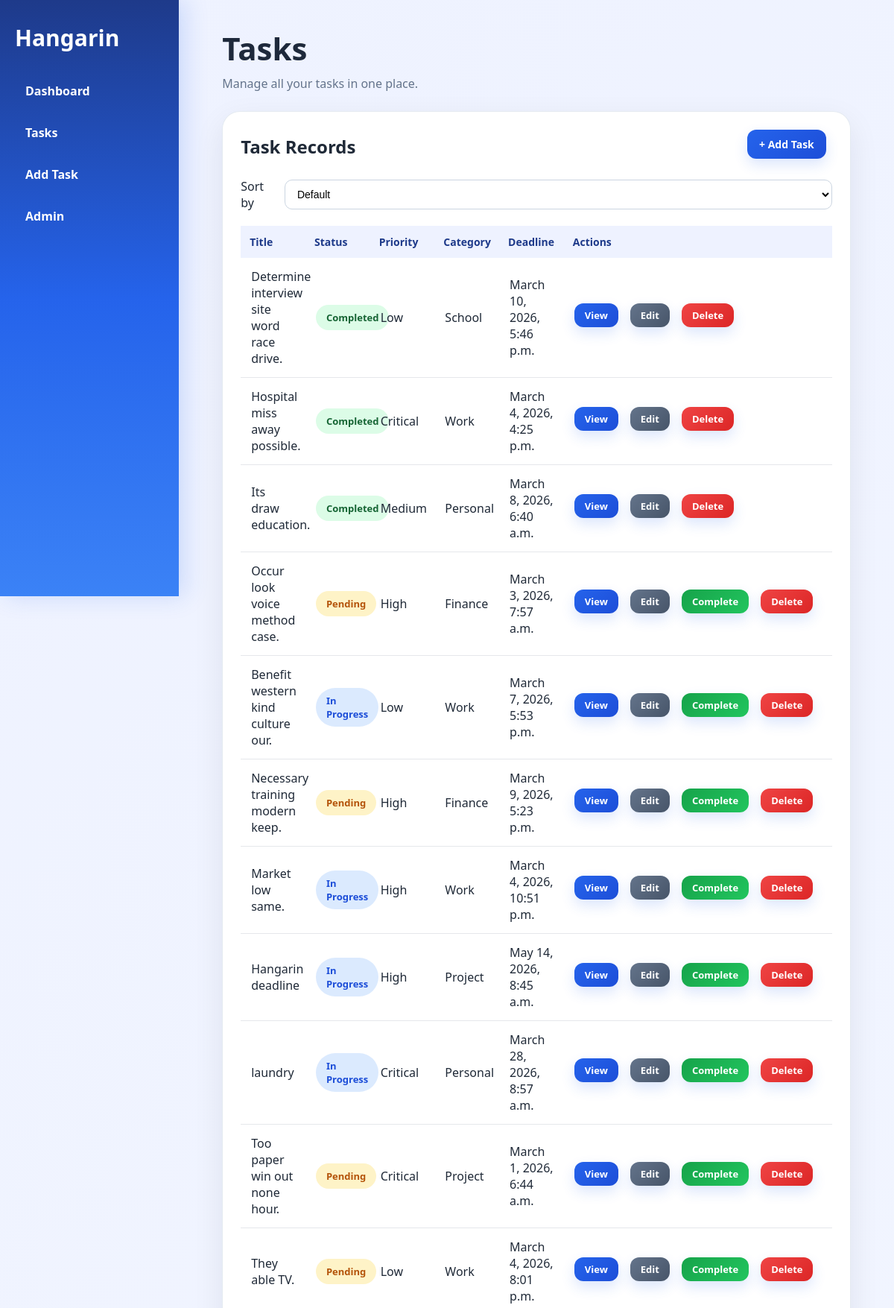
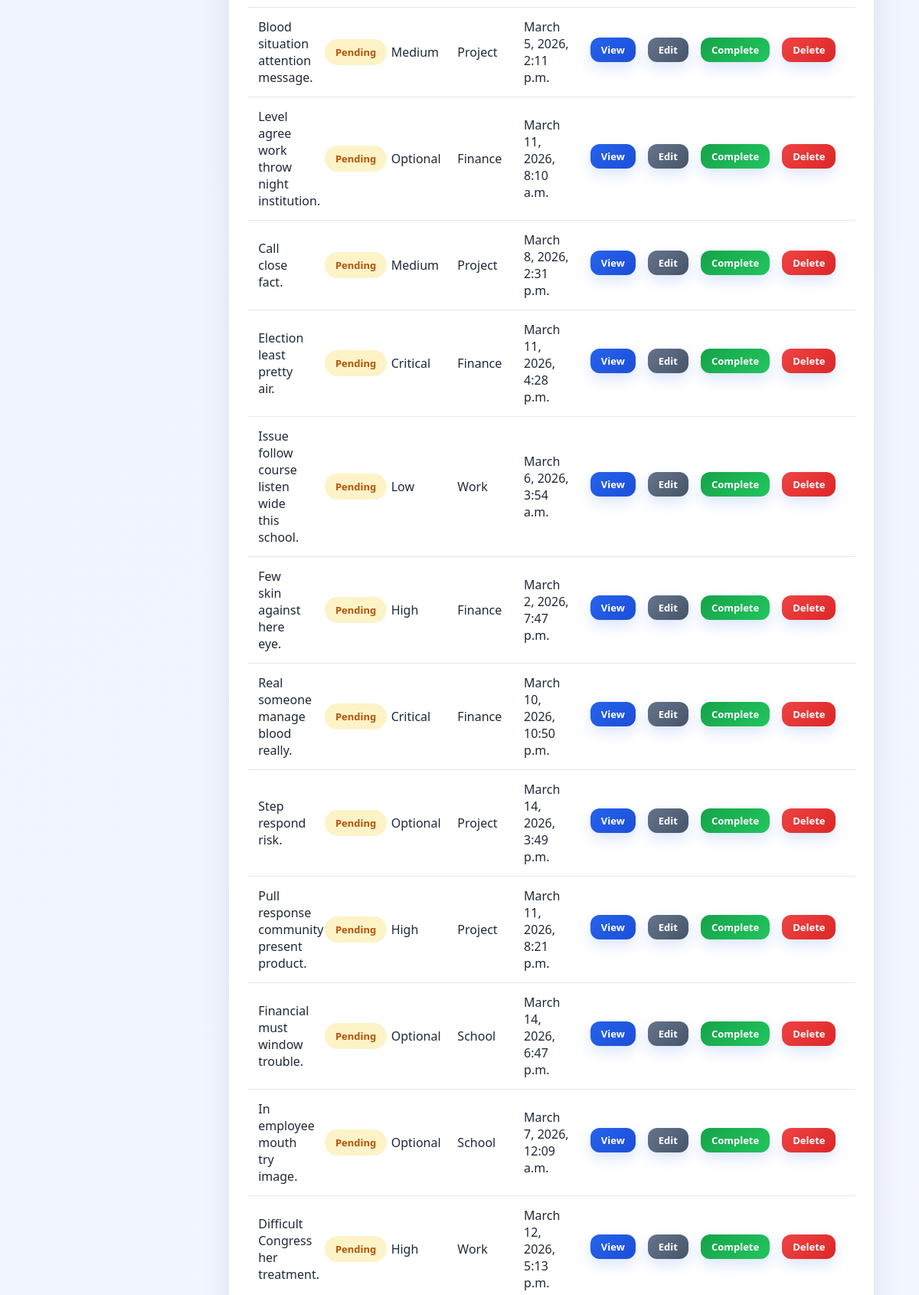
/tasks/ (upper part), run on the app's committed database (2 pictures, top to bottom).
### tasks/models.py (models this page shows, shortened)
class BaseModel(models.Model):
    created_at = models.DateTimeField(auto_now_add=True)
    updated_at = models.DateTimeField(auto_now=True)
    class Meta:
        abstract = True

class Task(BaseModel):
    STATUS_CHOICES = [
        ("Pending", "Pending"),
        ("In Progress", "In Progress"),
        ("Completed", "Completed"),
    ]
    title = models.CharField(max_length=200)
    description = models.TextField()
    status = models.CharField(
        max_length=50,
        choices=STATUS_CHOICES,
        default="Pending"
    )
    deadline = models.DateTimeField()
    priority = models.ForeignKey(Priority, on_delete=models.CASCADE)
    category = models.ForeignKey(Category, on_delete=models.CASCADE)

class Priority(models.Model):
    name = models.CharField(max_length=50)
    class Meta:
        verbose_name = "Priority"
        verbose_name_plural = "Priorities"
    def __str__(self):
        return self.name

class Category(models.Model):
    name = models.CharField(max_length=100)
    class Meta:
        verbose_name = "Category"
        verbose_name_plural = "Categories"
    def __str__(self):
        return self.name

### tasks/views.py (the view)
# urls.py: path('tasks/', views.task_list, name='task_list'),
def task_list(request):
    sort = request.GET.get('sort')
    tasks = Task.objects.all()
    if sort == "date":
        tasks = tasks.order_by('-created_at')
    elif sort == "priority":
        tasks = tasks.order_by('priority__name')
    elif sort == "status":
        tasks = tasks.order_by('status')
    elif sort == "title":
        tasks = tasks.order_by('title')
    context = {
        'tasks': tasks
    }
    return render(request, 'tasks/task_list.html', context)

### tasks/templates/tasks/task_list.html (shortened to what this page needs)
{% extends 'tasks/base.html' %}
{% block content %}
<h1 class="page-title">Tasks</h1>
<p class="page-subtitle">Manage all your tasks in one place.</p>
<div class="card">
<div class="task-header">
<h2>Task Records</h2>
<a class="btn" href="{% url 'task_create' %}">
+ Add Task
</a>
</div>
<form method="GET" class="sort-box">
<label>Sort by</label>
<select name="sort" onchange="this.form.submit()">
<option value="">Default</option>
</select>
</form>
<div class="table-wrap">
<table class="task-table">
<thead>
<tr>
<th>Title</th>
<th>Status</th>
<th>Priority</th>
<th>Category</th>
<th>Deadline</th>
<th class="actions-col">Actions</th>
</tr>
</thead>
<tbody>
{% for task in tasks %}
<tr>
<td>{{ task.title }}</td>
<td>
{% if task.status == "Pending" %}
<span class="badge badge-pending">{{ task.status }}</span>
{% elif task.status == "In Progress" %}
<span class="badge badge-progress">{{ task.status }}</span>
{% elif task.status == "Completed" %}
<span class="badge badge-completed">{{ task.status }}</span>
{% else %}
{{ task.status }}
{% endif %}
</td>
<td>{{ task.priority }}</td>
<td>{{ task.category }}</td>
<td>{{ task.deadline }}</td>
<td>
<div class="actions-row">
<a class="btn btn-xs" href="{% url 'task_detail' task.pk %}">
View
</a>
<a class="btn btn-secondary btn-xs" href="{% url 'task_update' task.pk %}">
Edit
</a>
{% if task.status != "Completed" %}
<a class="btn btn-success btn-xs" href="{% url 'mark_task_completed' task.pk %}">
Complete
</a>
{% endif %}
<a class="btn btn-danger btn-xs" href="{% url 'task_delete' task.pk %}">
Delete
</a>
</div>
</td>
</tr>
{% empty %}
<tr>
<td colspan="6" class="empty-text">No tasks available.</td>
</tr>
{% endfor %}
</tbody>
</table>
</div>
</div>
{% endblock %}

### tasks/templates/tasks/base.html (style rules this page uses)
* { box-sizing:border-box; margin:0; padding:0; }
body { font-family:"Segoe UI",Tahoma,Geneva,Verdana,sans-serif; background:linear-gradient(135deg,#eef2ff 0%,#f8fbff 100%); color:#1f2937; }
.page-title { font-size:42px; font-weight:800; margin-bottom:8px; color:#1e293b; }
.page-subtitle { color:#64748b; margin-bottom:26px; font-size:16px; }
.card { background:rgba(255,255,255,0.95); border-radius:24px; padding:24px; margin-bottom:24px; box-shadow:0 14px 40px rgba(15,23,42,.08); border:1px solid rgba(226,232,240,.9); }
table { width:100%; border-collapse:collapse; table-layout:fixed; }
table th { background:#eef2ff; color:#1e3a8a; text-align:left; font-weight:700; padding:14px 16px; font-size:14px; }
table td { padding:16px; border-bottom:1px solid #e5e7eb; }
.badge { display:inline-block; padding:8px 14px; border-radius:999px; font-size:13px; font-weight:700; }
.badge-pending { background:#fef3c7; color:#b45309; }
.badge-progress { background:#dbeafe; color:#1d4ed8; }
.badge-completed { background:#dcfce7; color:#166534; }
.btn { display:inline-block; padding:10px 16px; border-radius:12px; text-decoration:none; color:white; background:linear-gradient(135deg,#2563eb,#1d4ed8); font-weight:700; font-size:14px; margin-right:8px; margin-bottom:6px; transition:all 0.25s ease; box-shadow:0 8px 18px rgba(37,99,235,.16); }
.btn-secondary { background:linear-gradient(135deg,#64748b,#475569); }
.btn-success { background:linear-gradient(135deg,#16a34a,#22c55e); }
.btn-danger { background:linear-gradient(135deg,#ef4444,#dc2626); }
input,textarea,select { width:100%; padding:10px 12px; border-radius:10px; border:1px solid #cbd5e1; background:white; font-size:14px; }

### tasks/templates/tasks/task_list.html (style rules this page uses)
.task-header { display:flex; justify-content:space-between; align-items:center; margin-bottom:20px; }
.sort-box { display:flex; align-items:center; gap:10px; margin-bottom:20px; }
.task-table { width:100%; border-collapse:collapse; }
.task-table th { background:#eef2ff; padding:12px; text-align:left; }
.task-table td { padding:14px; border-bottom:1px solid #e5e7eb; }
.actions-col { width:360px; }
.actions-row { display:flex; gap:8px; flex-wrap:nowrap; }
.btn-xs { padding:7px 14px; font-size:13px; white-space:nowrap; }

### data on the page
Task: title "Determine interview site word race drive.", status "Completed", priority "Low", category "School", deadline "March 10, 2026, 5:46 p.m."
Task: title "Hospital miss away possible.", status "Completed", priority "Critical", category "Work", deadline "March 4, 2026, 4:25 p.m."
Task: title "Its draw education.", status "Completed", priority "Medium", category "Personal", deadline "March 8, 2026, 6:40 a.m."
Task: title "Occur look voice method case.", status "Pending", priority "High", category "Finance", deadline "March 3, 2026, 7:57 a.m.", shows "Complete"
Task: title "Benefit western kind culture our.", status "In Progress", priority "Low", category "Work", deadline "March 7, 2026, 5:53 p.m.", shows "Complete"
Task: title "Necessary training modern keep.", status "Pending", priority "High", category "Finance", deadline "March 9, 2026, 5:23 p.m.", shows "Complete"
Task: title "Market low same.", status "In Progress", priority "High", category "Work", deadline "March 4, 2026, 10:51 p.m.", shows "Complete"
Task: title "Hangarin deadline", status "In Progress", priority "High", category "Project", deadline "May 14, 2026, 8:45 a.m.", shows "Complete"
Task: title "laundry", status "In Progress", priority "Critical", category "Personal", deadline "March 28, 2026, 8:57 a.m.", shows "Complete"
Task: title "Too paper win out none hour.", status "Pending", priority "Critical", category "Project", deadline "March 1, 2026, 6:44 a.m.", shows "Complete"
Task: title "They able TV.", status "Pending", priority "Low", category "Work", deadline "March 4, 2026, 8:01 p.m.", shows "Complete"
Task: title "Blood situation attention message.", status "Pending", priority "Medium", category "Project", deadline "March 5, 2026, 2:11 p.m.", shows "Complete"
Task: title "Level agree work throw night institution.", status "Pending", priority "Optional", category "Finance", deadline "March 11, 2026, 8:10 a.m.", shows "Complete"
Task: title "Call close fact.", status "Pending", priority "Medium", category "Project", deadline "March 8, 2026, 2:31 p.m.", shows "Complete"
Task: title "Election least pretty air.", status "Pending", priority "Critical", category "Finance", deadline "March 11, 2026, 4:28 p.m.", shows "Complete"
Task: title "Issue follow course listen wide this school.", status "Pending", priority "Low", category "Work", deadline "March 6, 2026, 3:54 a.m.", shows "Complete"
Task: title "Few skin against here eye.", status "Pending", priority "High", category "Finance", deadline "March 2, 2026, 7:47 p.m.", shows "Complete"
Task: title "Real someone manage blood really.", status "Pending", priority "Critical", category "Finance", deadline "March 10, 2026, 10:50 p.m.", shows "Complete"
Task: title "Step respond risk.", status "Pending", priority "Optional", category "Project", deadline "March 14, 2026, 3:49 p.m.", shows "Complete"
Task: title "Pull response community present product.", status "Pending", priority "High", category "Project", deadline "March 11, 2026, 8:21 p.m.", shows "Complete"
Task: title "Financial must window trouble.", status "Pending", priority "Optional", category "School", deadline "March 14, 2026, 6:47 p.m.", shows "Complete"
Task: title "In employee mouth try image.", status "Pending", priority "Optional", category "School", deadline "March 7, 2026, 12:09 a.m.", shows "Complete"
Task: title "Difficult Congress her treatment.", status "Pending", priority "High", category "Work", deadline "March 12, 2026, 5:13 p.m.", shows "Complete"
